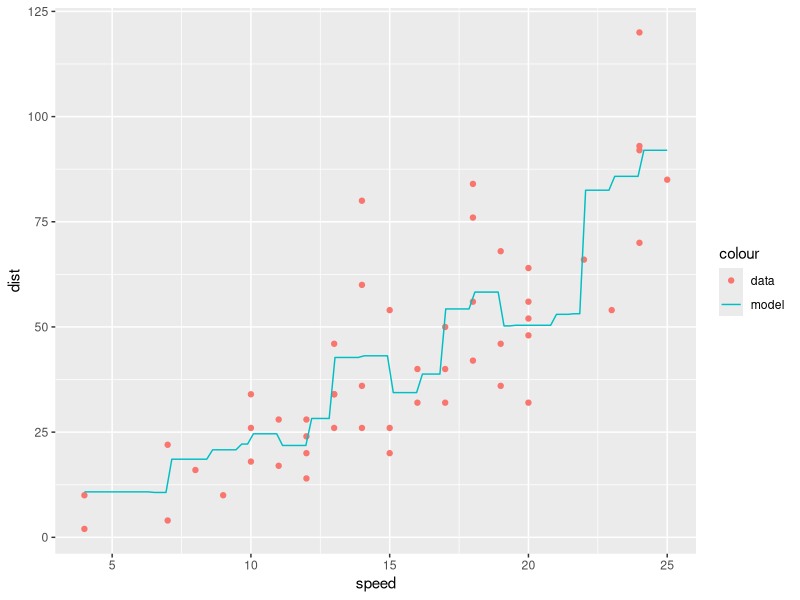

Source code (R):
pdf(file = "07-r-knn.pdf", width = 6, height = 4.5)

library(caret)
library(tidyverse)
my_data <- cars
my_model <- train(form = dist ~ speed, # モデル式
                  data = my_data,      # データ
                  method = "knn",      # 手法
                  tuneGrid = data.frame(k = 5))

f <- function(x) { my_model %>% predict(data.frame(speed = x)) }

my_data %>%
  ggplot(aes(x = speed,
             y = dist,
             color = "data")) +
  geom_point() +
  stat_function(
    fun = f,
    mapping = aes(color = "model"))
